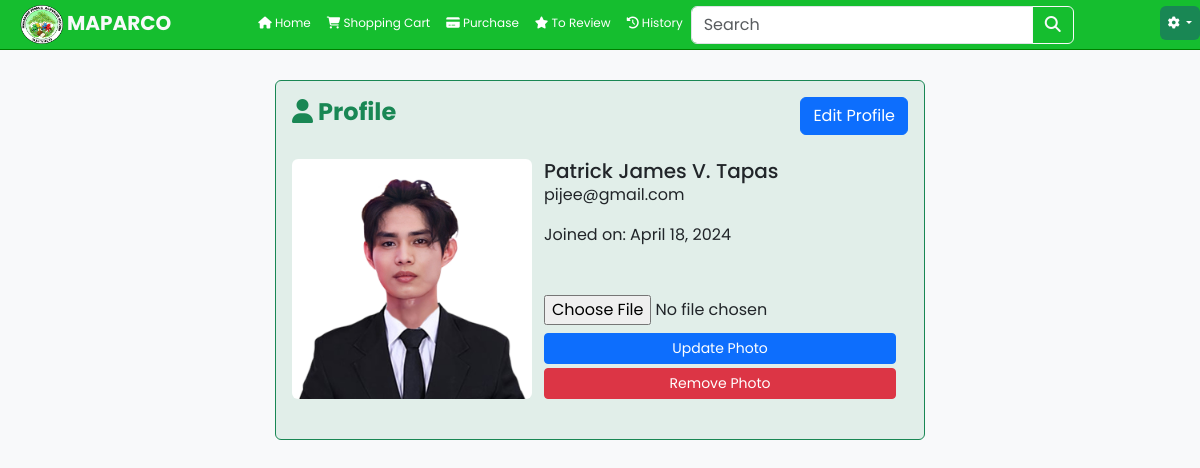
The page /users/profile.php (signed in) on the database its author committed.
### tables this page shows
CREATE TABLE `customers` (
  `CustomerID` int(11) NOT NULL,
  `Name` varchar(255) NOT NULL,
  `Email` varchar(255) NOT NULL,
  `Address` varchar(255) NOT NULL,
  `Phone` varchar(20) NOT NULL,
  `Password` varchar(255) NOT NULL,
  `create_on` timestamp NULL DEFAULT NULL,
  `ProfilePicFilename` varchar(255) DEFAULT NULL
);

### users/profile.php (the view, shortened to what this page needs)
<?php
include('../connection.php');
$customer_id = $_SESSION['customer_id'];
$sql = "SELECT Name, Email, create_on, ProfilePicFilename FROM customers WHERE CustomerID = '$customer_id'";
$result = $conn->query($sql);
if ($result->num_rows > 0) {
    $row = $result->fetch_assoc();
    $name = $row["Name"];
    $email = $row["Email"];
    $created_on = $row["create_on"];
    $profile_pic = !empty($row["ProfilePicFilename"]) ? 'users/uploads/' . $row["ProfilePicFilename"] : 'default_profile.jpg';
} else {
    echo "Error: User not found";
}
?>
<!DOCTYPE html>
<html lang="en">
<head>
    <link href="https://cdn.jsdelivr.net/npm/bootstrap@5.3.3/dist/css/bootstrap.min.css" rel="stylesheet">
    <link rel="stylesheet" href="https://cdnjs.cloudflare.com/ajax/libs/font-awesome/6.5.1/css/all.min.css" />
    <link href='https://unpkg.com/boxicons@2.1.4/css/boxicons.min.css' rel='stylesheet'>
</head>
<body>
    <?php include 'navbars/navbar.php'; ?>
    <div class="container">
        <div class="profile row-1 p-3 bg-success bg-opacity-10 border border-success rounded">
            <div class="hstack">
                <h4 class="fw-bold text-success"><i class="fa-solid fa-user"></i> Profile</h4>
                <button class="btn btn-primary ms-auto" id="editProfileBtn">Edit Profile</button>
            </div>
            <div class="hstack">
                <img src="<?php echo $profile_pic; ?>" alt="Profile Picture" class="profile-image rounded">
                <div class="body row">
                    <div class="fullname p-4">
                        <h5 class="card-title"><?php echo $name; ?></h5>
                        <p class="card-text"><?php echo $email; ?></p>
                        <p class="card-text">Joined on: <?php echo date("F j, Y", strtotime($created_on)); ?></p>
                    </div>
                    <div class="upload-form p-4">
                        <form action="<?php echo htmlspecialchars($_SERVER["PHP_SELF"]); ?>" method="post" enctype="multipart/form-data" class="row">
                            <div class="pic row">
                                <input type="file" class="custom-file-input col" id="profile_pic" name="profile_pic">
                            </div>
                            <div class="btns mt-2">
                                <?php if (!empty($row["ProfilePicFilename"])) : ?>
                                    <button type="submit" class="btn btn-primary btn-sm col-12">Update Photo</button>
                                    <button type="submit" class="btn btn-danger btn-sm col-12 mt-1" name="remove_pic">Remove Photo</button>
                                <?php else : ?>
                                    <button type="submit" class="btn btn-primary btn-sm col-12">Upload</button>
                                <?php endif; ?>
                            </div>
                        </form>
                    </div>
                </div>
            </div>
        </div>
    </div>
</body>
</html>

### users/profile.php (style rules this page uses)
.profile { margin: 80px auto; max-width: 650px; }
.hstack img { width: 15rem; }

### users/navbars/navbar.php (style rules this page uses)
body { font-family: 'Poppins', sans-serif; background-color: #f8f9fa; }

### rows shown on the page
customers: ProfilePicFilename (picture), Name "Patrick James V. Tapas", Email "pijee@gmail.com", create_on "April 18, 2024"
